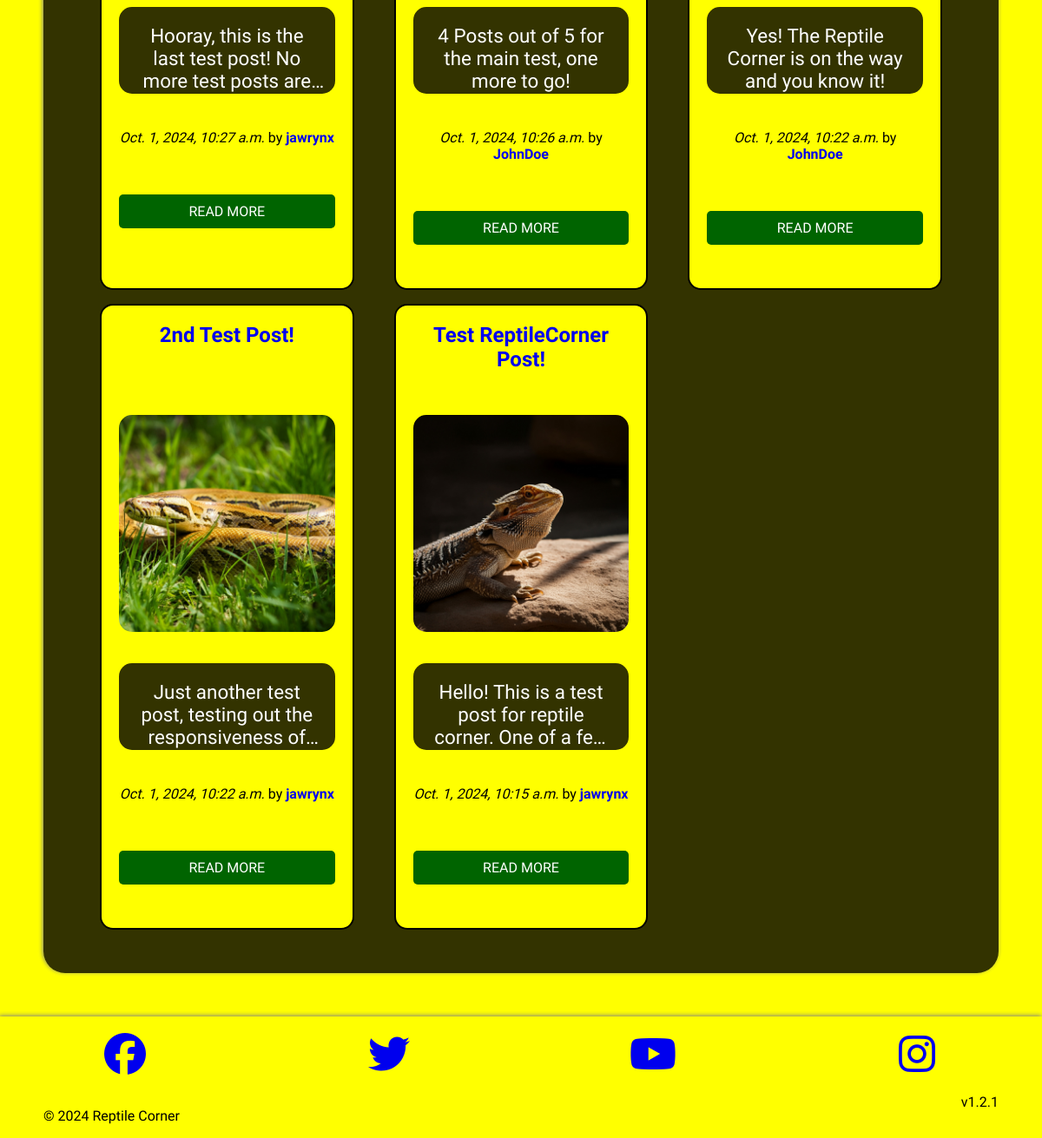
The app's page /posts/ (lower part), older data.
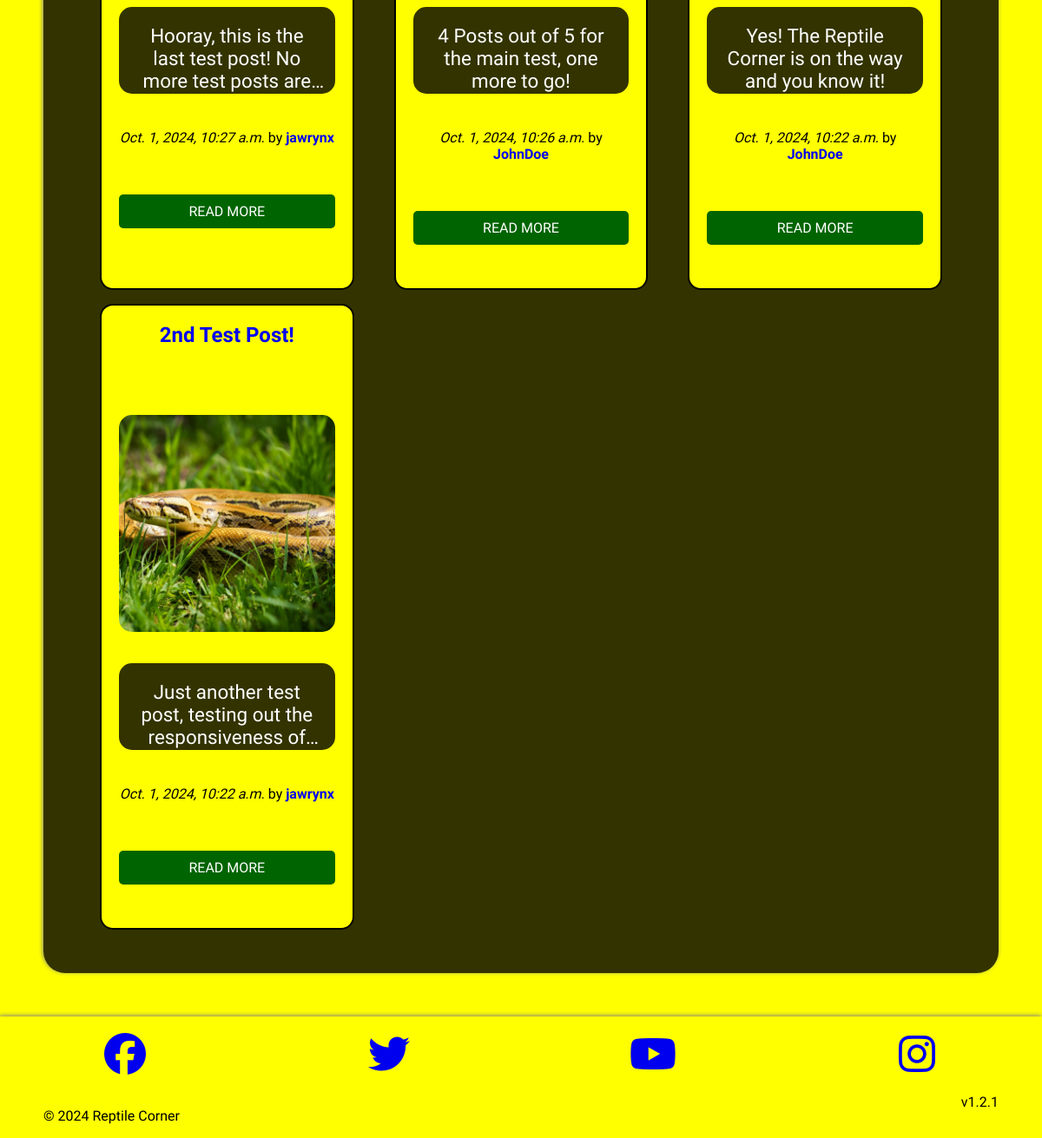
The same page, newer data.
### posts/models.py (models this page shows, shortened)
class Post(models.Model):
    title = models.CharField(max_length=75)
    body = models.TextField()
    slug = models.SlugField(max_length=75)
    date = models.DateTimeField(auto_now_add=True)
    image = models.ImageField(blank=True)
    author = models.ForeignKey(User, on_delete=models.CASCADE, default=None)

### posts/views.py (the view)
# urls.py: path('', views.posts_list, name="list"),
def posts_list(request):
    posts = Post.objects.all().order_by('-date')
    return render(request, 'posts/posts_list.html', { 'posts': posts })

### posts/templates/posts/posts_list.html (shortened to what this page needs)
{% extends 'layout.html' %}
{% block content %}
    <div class="posts-container">
    <section class="grid posts-list">
        {% for post in posts %}
        <article class="col-12 col-md-6 col-lg-4 col-xl-3 post">
            <div class="grid">
            <h2 class="col-12">
                <a href="{% url 'posts:page' slug=post.slug %}">
                    {{ post.title }}
                </a>
            </h2>
            <a href="{% url 'posts:page' slug=post.slug %}" class="col-12" >
                {% if post.image %}
                    <img class="image list-image" src="{{ post.image.url }}" alt="{{ post.title }}">
                {% endif %}
            </a>
            <p class="body-field body-short col-12">{{ post.body }}</p>
            <p class="date-stamp col-12">
                <em>{{ post.date }}</em> by
                <a href="../profile/{{ post.author }}">
                    <strong>{{ post.author }}</strong>
                </a>
            </p>
            <a href="{% url 'posts:page' slug=post.slug %}" class="read-more col-12">READ MORE</a>
            </div>
        </article>
    {% endfor %}
    </section>
</div>
{% endblock %}

Row changes from the older to the newer data that the page shows:
removed Post: title "Test ReptileCorner Post!", image (picture), body "Hello! This is a test post for reptile corner. One of a…", date "Oct. 1, 2024, 10:15 a.m.", author "jawrynx"
